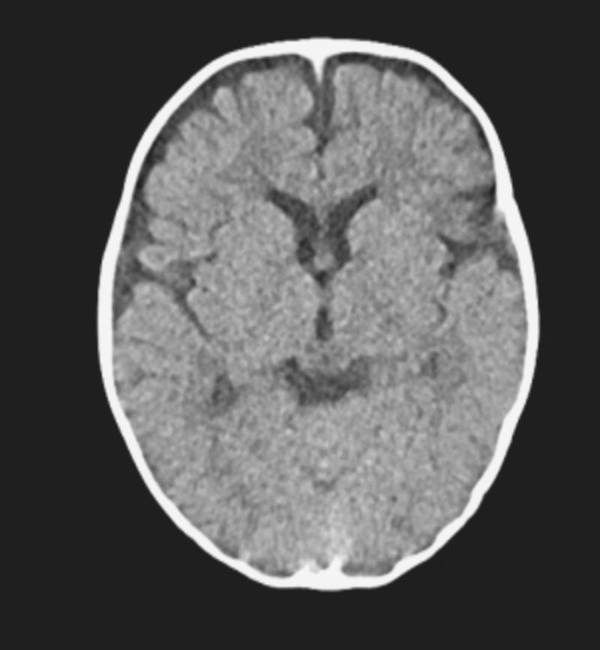
#> input picture images/brain2.png, 600 x 650 px
$ python norm_img.py   (older library calls are emulated)
#> lines starting #> are read from the running program, lines starting #| are printed output that depends on the picture; after the words box and inside, x2 and y2 are one past the last pixel; in counts of white or black regions, pixels touching at a corner belong together
#> in open_img, returned value is the input picture: shape (650, 600, 3); min 30, max 245, mean 91.1
#> in rotate, `(height, width) = img.shape[:2]`: height = 650; width = 600
#> in rotate, `rot_point = (width//2, height //2)`: rot_point = (300, 325)
#> in rotate, `rotMat = cv.getRotationMatrix2D(rot_point, angle, 1)`: rotMat = [[0.174, 0.985, -72.16], [-0.985, 0.174, 564]]
#> in rotate, `dimensions = (width, height)`: dimensions = (600, 650)
#> in rotate, `img_out = cv.warpAffine(img, rotMat, dimensions, borderMode = cv.BORDE..`:
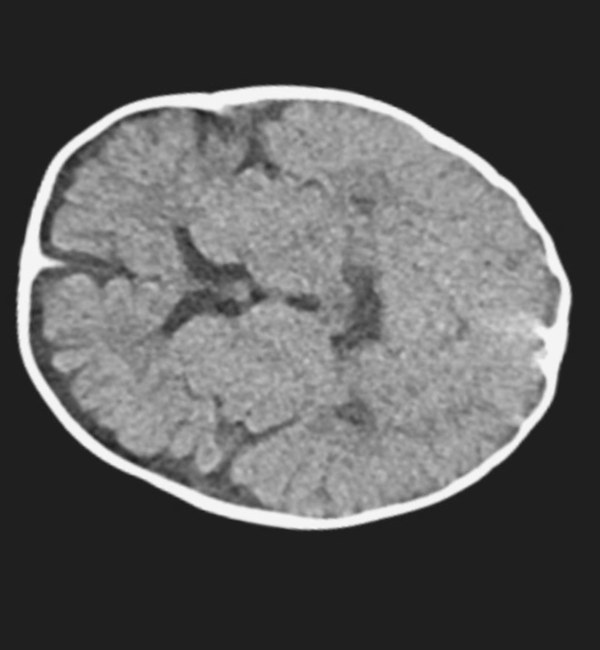
#> img_out: shape (650, 600, 3); min 30, max 245, mean 91.1
### cv_preprocess_lib.py
####################################################################################################################
###                      *************** Computer Vision / Bioinformatics **************
###                      *** Automatic image normalization and dataset amplification ***
###
### Student: Tiago Filipe dos Santos     Number: 202008971
###
####################################################################################################################

#    All code contained in this script can be used under the term of GNU
#    Affero General Public License.
#
#    Final project for Computer Vision
#
#    Copyright (C) 2021  Tiago F. Santos
#
#    This program is free software: you can redistribute it and/or modify
#    it under the terms of the GNU Affero General Public License as
#    published by the Free Software Foundation, either version 3 of the
#    License, or (at your option) any later version.
#
#    This program is distributed in the hope that it will be useful,
#    but WITHOUT ANY WARRANTY; without even the implied warranty of
#    MERCHANTABILITY or FITNESS FOR A PARTICULAR PURPOSE.  See the
#    GNU Affero General Public License for more details.
#
#    You should have received a copy of the GNU Affero General Public License
#    along with this program.  If not, see <https://www.gnu.org/licenses/>.

#####################################################################################################################

# import libraries
import cv2 as cv
import numpy as np
import pandas as pd

from scipy.spatial import distance
from scipy import fftpack as fft
import matplotlib.pyplot as plt
import seaborn as sns

import sklearn as sk
from sklearn.decomposition import PCA

debug = False

def open_img(img):
    """ opens image """
    return cv.imread(img, )

def show_img(img, title = 'Image'):
    """ shows an image within the same window """
    # copy so images are not destroyed by the text
    img_temp = img.copy()

    # add windows title
    cv.putText(img_temp, title, (30, 20),
                cv.FONT_HERSHEY_PLAIN, 1, (255,118,106))

    if debug: print(title, img.shape)

    # show image
    cv.imshow("Image Aligner", img_temp)
    cv.setWindowProperty("Image Aligner", cv.WND_PROP_TOPMOST, 1)
    cv.waitKey(0)

    pass


def resize_img(img, ratio = 1, dim_target = None, crop = True, debug = False):
    """ resizes an image to a set ratio """
#> called with ratio = 0.4, crop = True, debug = False
    # [6 lines of commented-out code are left out]
    dim_img = img.shape[0], img.shape[1]
#> dim_img = (650, 600)
    dim = (np.int(img.shape[1]*ratio), np.int(img.shape[0]*ratio))

    img_resized = cv.resize(img, dim, interpolation = cv.INTER_CUBIC)
    print("img_resized.shape:", img_resized.shape, "ratio", ratio)
#| img_resized.shape: (260, 240, 3) ratio 0.4

    if crop:
        # resized image centroid
        img_cx, img_cy = find_center(img_resized)
#> img_cx = 120; img_cy = 130


        if ratio > 1:
            # original image limits
            min_x, max_x, min_y, max_y = (img_cx - (img.shape[1] // 2),
                                          img_cx + (img.shape[1] // 2),
                                          img_cy - (img.shape[0] // 2),
                                          img_cy + (img.shape[0] // 2))

            # create cropped output
            img_out = img_resized[min_y:max_y, min_x:max_x]
        else:             # original image limits
            min_x, max_x, min_y, max_y = ((img.shape[1] // 2) - img_cx,
                                          (img.shape[1] // 2) + img_cx,
                                          (img.shape[0] // 2) - img_cy,
                                          (img.shape[0] // 2) + img_cy)
#> min_x = 180; max_x = 420; min_y = 195; max_y = 455

            # create frame with proper dimensions
            if len(img.shape) == 3:
                img_out = np.zeros((img.shape[0], img.shape[1], img.shape[2]), dtype='uint8')
            else:
                img_out = np.zeros((img.shape[0], img.shape[1]), dtype='uint8')

            # fill with border color
            img_out[:] = (img_resized[0][0])
#> img_out: shape (650, 600, 3); every value is 31

            # fill in with centered resized image
            img_out[min_y:min_y+img_resized.shape[0], min_x:min_x+img_resized.shape[1]] = img_resized
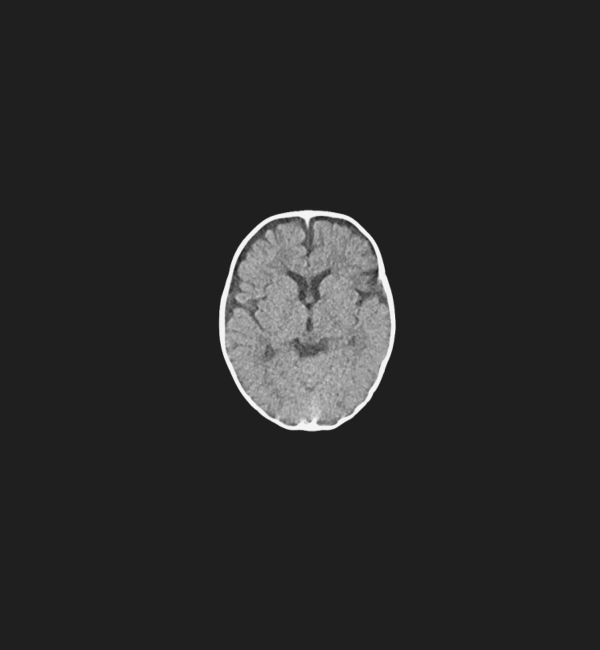
#> img_out: shape (650, 600, 3); min 25, max 249, mean 40.6
    else:
        img_out = img_resized

    # a target dimension is set, rescale again to target dimension
    if dim_target:
        img_out = cv.resize(img_out, dim_target, interpolation = cv.INTER_CUBIC)


    if debug == 'Full': show_img(img_out, 'Resized image')

    return img_out

# create a rotation function
def rotate(img, angle, rot_point = None, debug=False):
    """ rotates an input image """
    # code adapted from https://www.youtube.com/watch?v=oXlwWbU8l2o
    (height, width) = img.shape[:2]
    if rot_point == None :
        rot_point = (width//2, height //2)

    rotMat = cv.getRotationMatrix2D(rot_point, angle, 1)
    dimensions = (width, height)

    img_out = cv.warpAffine(img, rotMat, dimensions, borderMode = cv.BORDER_REPLICATE)

    if debug: show_img(img_out, 'Rotated Image')

    return img_out

# [7 lines left out: function calculate_angle, not called in this run]

def img_center(img):
    """ returns the image centroid """
    return (img.shape[0] // 2, img.shape[1] // 2)

# [25 lines left out: function remove_background, not called in this run]

def assure_gray_img(img):
    """ returns a grayscale image, converting it, if need be """
    img_gray = img if len(img.shape) == 2 else cv.cvtColor(img, cv.COLOR_BGR2GRAY)

    return img_gray

def contrast_stretching(img, debug = True):
    """ does contrast stretching on a grayscale image """

    # assure the image is in grayscale
    img_gray = assure_gray_img(img)

    # initialize image
    img_out = np.zeros((img.shape[0], img.shape[1]), dtype='uint8')

    # calculate extremes
    min, max = np.min(img_gray), np.max(img_gray)
    delta = max - min

    for i in range(0,img.shape[0]):
        for j in range(0,img.shape[1]):
             img_out[i][j] = np.int(((img_gray[i][j] - min) / delta)*255)

    if debug : show_img(img_out, "Contrast Streching")

    return img_out

# [15 lines left out: function otsu_thresholding, not called in this run]

def binarize_image(img, threshold = None, debug = True):
    """ binarizes an image, i.e., conversion to black and white """
    # NOTE: Otsu's thresholding already provides a binarized image, but for the sake of this exercize...

    # assure the image is in grayscale
    img_gray = assure_gray_img(img)

    # set threshold using Otsu's tresholding
    if threshold is None:
        threshold = otsu_thresholding(img_gray, debug = debug) if threshold is None else threshold
    # NOTE: regular numerical thresholding works better for skull definition (e.g., threshold = 200)

    # initialize BW output
    img_bw = np.zeros((img.shape[0], img.shape[1]), dtype='uint8')

    # for each value above 0, convert to one
    for i in range(0,img.shape[0]):
        for j in range(0,img.shape[1]):
            if img_gray[i][j] > threshold:
                img_bw[i][j] = 255

    if debug:
        # test remove_background.
        # Note: background should be a image taken by the sensor when no object is on sight
        # img2 = remove_background(img_gray, img_bw, debug = debug)

        show_img(img_bw, 'Binarized image')

    return img_bw

def denoise_img(img, radius = 13, debug = True):
    """ denoises an image through median passthrough """
    # cv.imshow('')
    img_out = cv.medianBlur(img, ksize=radius)

    if debug:
        show_img(img_out, 'Denoised image')

    return img_out

def find_boundaries(img, threshold = 125, debug = True):
    """ finds image boundaries horizontal and vertical boundaries """
    min_x, max_x, min_y, max_y = img.shape[1], 0, img.shape[0], 0

    for i in range(0,img.shape[0]):
        for j in range(0,img.shape[1]):
            if img[i][j] > threshold:
                if j < min_x: min_x = j
                if j > max_x: max_x = j
                if i < min_y: min_y = i
                if i > max_y: max_y = i

    boundaries = (min_x, max_x, min_y, max_y)

    if debug : print(boundaries)

    return boundaries

def find_center(img):
    """ find image centroid """
    return img.shape[1] // 2, img.shape[0] // 2

def find_centering_vector(img, boundaries, debug = True):
    """ finds the offset of a segment in relation to the
    center of an image, and returns the centering vector """

    # pass boundaries and vector to a more manageable format
    # print("Boundaries:", boundaries)
    min_x, max_x, min_y, max_y = boundaries

    img_cx, img_cy = find_center(img)
    seg_cx, seg_cy = min_x + (max_x - min_x) // 2, min_y + (max_y - min_y) // 2

    vector = (img_cx - seg_cx, img_cy - seg_cy)

    if debug : print("Vector:", vector)

    return vector

# [50 lines left out: function get_segment_poss, not called in this run]

def has_color(img):
    """" check if the image has color or is grayscale """
    color = True if len(img.shape) > 2 else  False

    return color


def move_segment(img, boundaries = None, vector = None, output_shape = None, debug = True):
    """ move one segment of the image to another segment

    Usage:
    move_segment(img, boundaries, vector)

    Where:
    img        - a bidemensional numpy matrix
    boundaries - a list or tuple with the format min_x, max_x, min_y, max_y
    vector     - a list or tuple with the format x, y
    """

    # pass boundaries and vector to a more manageable format
    if boundaries is None:
        min_x, max_x, min_y, max_y = 0, img.shape[1], 0, img.shape[0]
    else:
        min_x, max_x, min_y, max_y = boundaries
        channels = 0
    vector_x, vector_y = vector

    # translate image
    if has_color(img):
        # assure the canvas shape is bigger even when the original when vectors are negative
        canvas = np.zeros((img.shape[0]+np.abs(vector_y),
                           img.shape[1]+np.abs(vector_x),
                           img.shape[2]), dtype='uint8')
        # color with border color
        canvas[:] = (img[0][0][0], img[0][0][1], img[0][0][2])

        for x in range(min_x, max_x):
            for y in range(min_y, max_y):
                for c in range(img.shape[2]):
                    canvas[y + vector_y][x + vector_x][c] = img[y][x][c]

    else:
        canvas = np.zeros((img.shape[0]+np.abs(vector_y),
                           img.shape[1]+np.abs(vector_x)),
                           dtype='uint8')
        # color with border color
        canvas[:] = (img[0][0])

        for x in range(min_x, max_x):
            for y in range(min_y, max_y):
                canvas[y + vector_y][x + vector_x] = img[y][x]

    # crop image to original shape
    img_out = canvas[:img.shape[0], :img.shape[1]]

    # debug
    if debug : show_img(img_out, "Moved segment")

    return img_out

def center_img(img, debug = True):
    """ centers an object in a grayscale image """
    boundaries = find_boundaries(img, debug = False)
    c_vector = find_centering_vector(img, boundaries, debug = False)
    # NOTE previous steps could have been done with x,y, radius = cv.minEnclosingCircle()

    c_img = move_segment(img, boundaries, c_vector, debug = debug)

    return c_img, c_vector

def preprocess_img(img, threshold = 20, debug = True):
    """
    preprocessing pipeline, including contrast stretching, binarizarion,
    denoising, and find image centroid
    """
    # pre-process
    # contrast stretching
    img_stretch = contrast_stretching(img, debug = debug)

    # segment image by binarization
    img_bw = binarize_image(img_stretch, threshold = threshold, debug = debug)

    # denoise image
    img_denoised = denoise_img(img_bw, debug = debug)

    # find image center
    centered_img, c_vector = center_img(img_denoised, debug = debug)

    return centered_img

def find_best_contour(img, preprocessed = False, debug = True, app = False):
    """ returns the external countour of an object within a picture """
    # preprocess image
    if not preprocessed :
        centered_img = preprocess_img(img, debug = False)
#> in contrast_stretching, `min, max = np.min(img_gray), np.max(img_gray)`: min = 30; max = 245
#> in contrast_stretching, `delta = max - min`: delta = 215
#> after the loop in contrast_stretching, `for i in range(0,img.shape[0]):`:
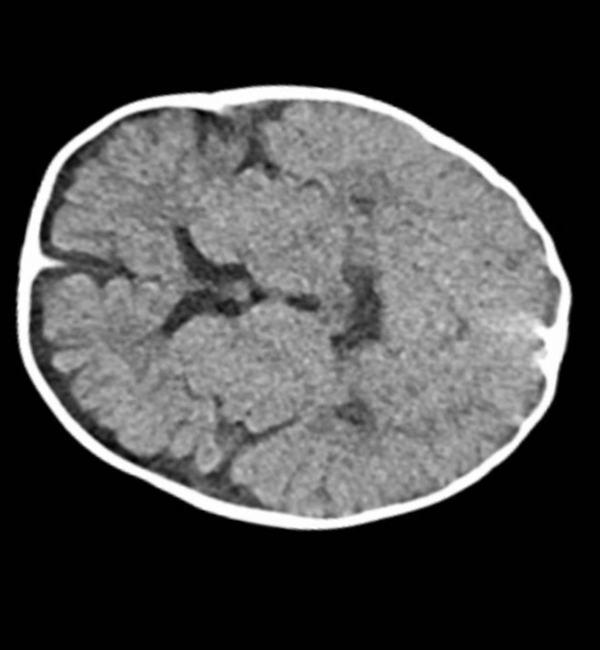
#> img_out: shape (650, 600); min 0, max 255, mean 72.2
#> after the loop in binarize_image, `for i in range(0,img.shape[0]):`:
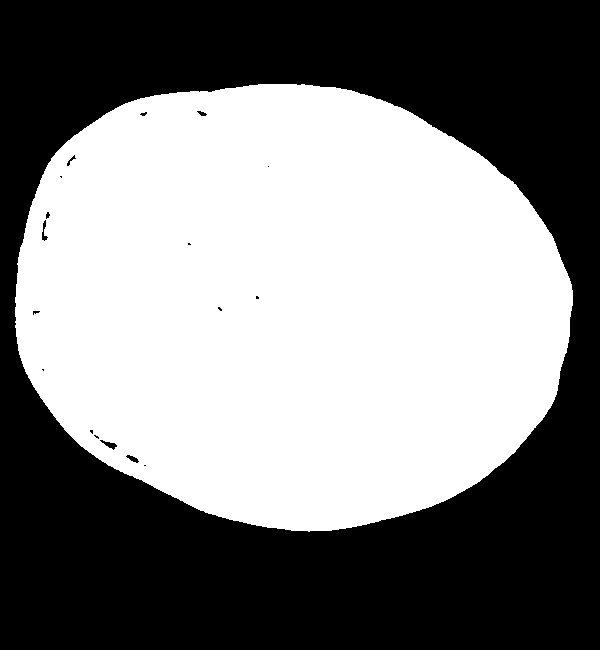
#> img_bw: shape (650, 600); 50.5% white; 18 black regions (12 under 20 px), largest, box (x1, y1, x2, y2) and area: (0, 0, 600, 650) 192706, (100, 440, 117, 450) 67, (42, 220, 48, 241) 54, (126, 455, 139, 463) 49, (197, 111, 207, 116) 29, (67, 155, 76, 166) 29
#> in denoise_img, `img_out = cv.medianBlur(img, ksize=radius)`:
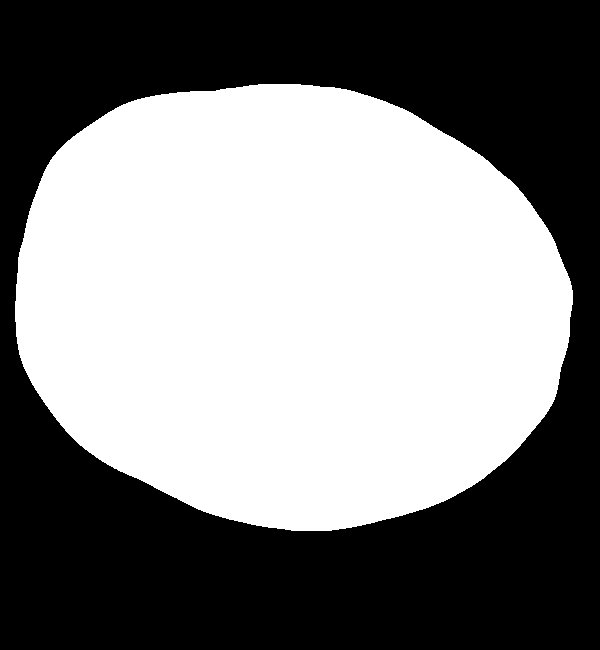
#> img_out: shape (650, 600); 50.6% white; 1 black region, box (x1, y1, x2, y2) and area: (0, 0, 600, 650) 192747
#> in center_img, `boundaries = find_boundaries(img, debug = False)`: boundaries = (15, 572, 84, 530)
#> in find_centering_vector, `min_x, max_x, min_y, max_y = boundaries`: min_x = 15; max_x = 572; min_y = 84; max_y = 530
#> in find_centering_vector, `img_cx, img_cy = find_center(img)`: img_cx = 300; img_cy = 325
#> in find_centering_vector, `seg_cx, seg_cy = min_x + (max_x - min_x) // 2, min_y + (max_y - min_y)..`: seg_cx = 293; seg_cy = 307
#> in find_centering_vector, `vector = (img_cx - seg_cx, img_cy - seg_cy)`: vector = (7, 18)
#> in move_segment, `min_x, max_x, min_y, max_y = boundaries`: min_x = 15; max_x = 572; min_y = 84; max_y = 530
#> in move_segment, `vector_x, vector_y = vector`: vector_x = 7; vector_y = 18
#> after the loop in move_segment, `for x in range(min_x, max_x):`:
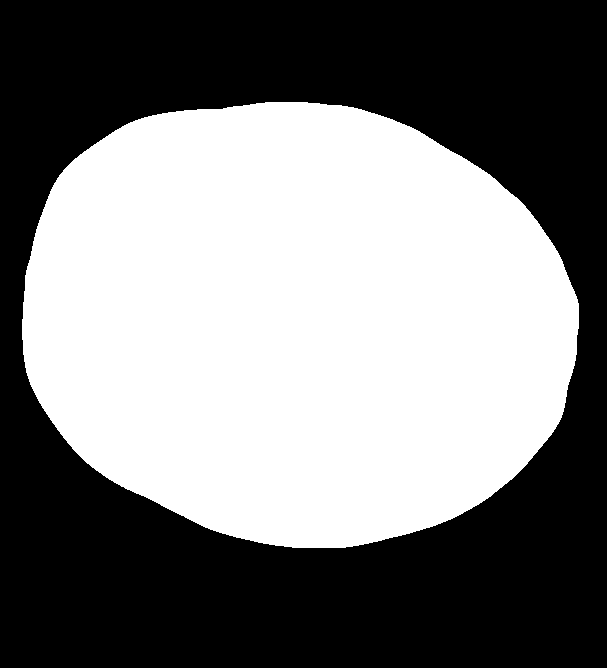
#> canvas: shape (668, 607); 48.6% white; 1 white region, box (x1, y1, x2, y2) and area: (22, 102, 579, 548) 197197
#> in preprocess_img, `centered_img, c_vector = center_img(img_denoised, debug = debug)`: c_vector = (7, 18)
#> (the rest of the program and of its run is left out)
